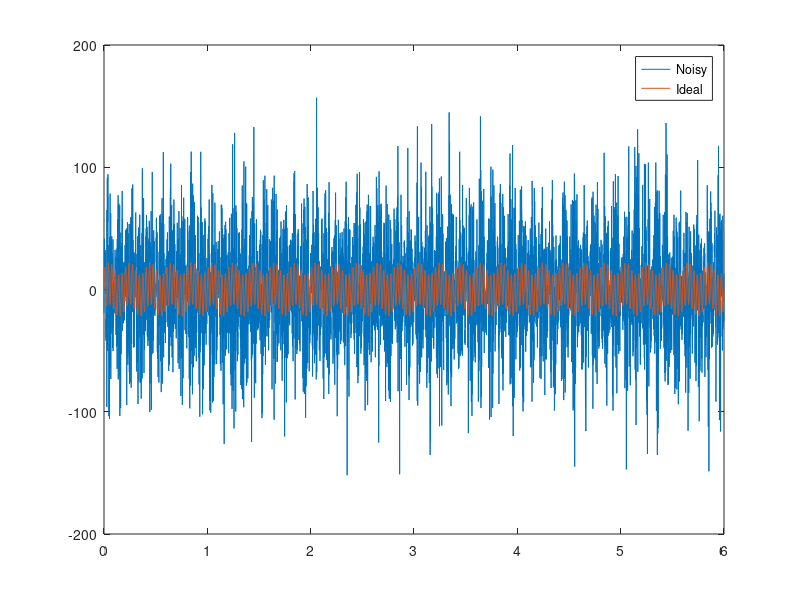
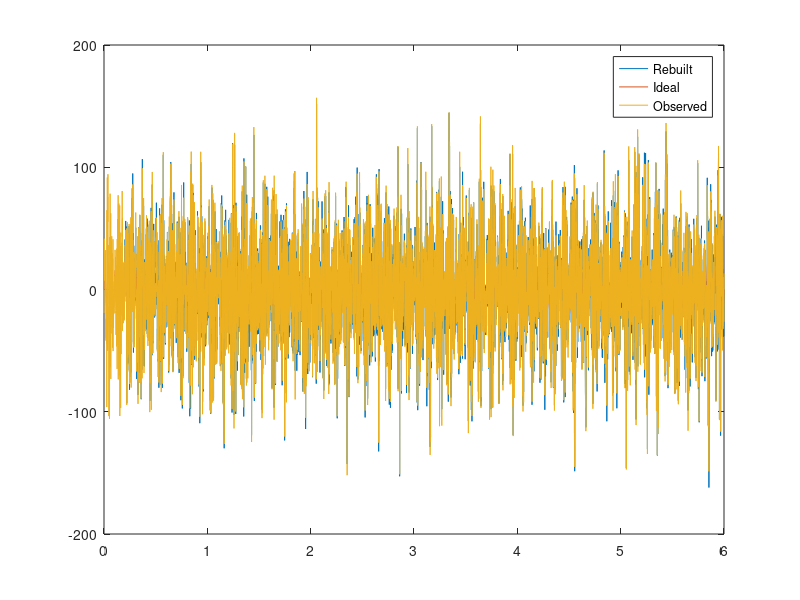

Write the MATLAB code that produced these figures, in order.
clearvars; close all; clc;

Fs = 1e3;
t = 0:1/Fs:6;
f0 = 30;
f1 = 5;

idealSig = 17*sin(2*pi*f0*t) + 5.*sin(2*pi*f1*t) ;
signal1 = 17.*randn(1,length(t)) + 17*sin(2*pi*f0*t) + 15*randn(1,length(t)) .* 3.*sin(2*pi*f1*t) ;
 
plot(t,signal1)
hold on
plot(t,idealSig)
legend('Noisy','Ideal')


%% Create some correlated features

training_length = 200;
numFeatures = 20;
num_observations = 1;

Z = signal1 + 30*randn(numFeatures,length(t));

% Using the Kalman Filter Model
X_t = signal1(:,1:training_length);
X_1 = X_t(:,1:end-1);
X_2 = X_t(:,2:end);
Z_t = Z(1:numFeatures,1:training_length);

% Calculate the 4 necessary parameters for the Kalman
A = (X_2*X_1')*inv(X_1*X_1');
H = (Z_t*X_t')*inv(X_t*X_t');
W = ((X_2-A*X_1)*(X_2-A*X_1)')./(training_length-1);
Q = (Z_t-H*X_t)*(Z_t-H*X_t)' ./ (training_length);

%% Let's run the prediction now
x_apr = zeros(size(signal1));
x_apo = zeros(size(signal1));
%Pk_apr = zeros(3,3);
Pk_apr = zeros(num_observations,num_observations);
%Pk_apo = zeros(3,3);
Pk_apo = zeros(num_observations,num_observations);
KK = zeros(size(signal1));

z = Z;

for step=training_length:length(t)-1
    % TIME UPDATE EQUATIONS
    % Step 1
    x_apr(:,step) = A*x_apo(:,step-1);  % Estimate from previous time point
    
    % Step 2
    % Pk_apr(step) = A*Pk_apo(step-1)*A' + W; % Covariance matrix of the estimated error
    Pk_apr = A*Pk_apo*A' + W; % Covariance matrix of the estimated error
    
    % MEASUREMENT UPDATE EQUATIONS
    % Step 3
    % Filter gain
    %KK(step) = Pk_apr(step)*H'*inv(H*Pk_apr(step)*H' + Q); 
    KK = Pk_apr*H'*inv(H*Pk_apr*H' + Q);
    %%%%% KK = Pk_apr*H'/(H*Pk_apr*H' + Q);
    
    
    % A posteriore estimate
    % x_apo(step) = x_apr(step) + KK(step)*(z(step-H*x_apr(step)));
    x_apo(:,step) = x_apr(:,step) + KK*(z(:,step)-H*x_apr(:,step));
    
    % Step 4
    % Calculate the covariance matrix of the error estimate
   % Pk_apo = (ones()-KK(step)*H)*Pk_apr(step);
   % Pk_apo = (ones(3,3)-KK*H)*Pk_apr;
    Pk_apo = (ones(num_observations,num_observations)-KK*H)*Pk_apr;

end

%% Plot Kalman results
figure
plot(t,x_apo)
hold on
plot(t,idealSig)
plot(t,signal1)
legend('Rebuilt','Ideal','Observed')


%% 




